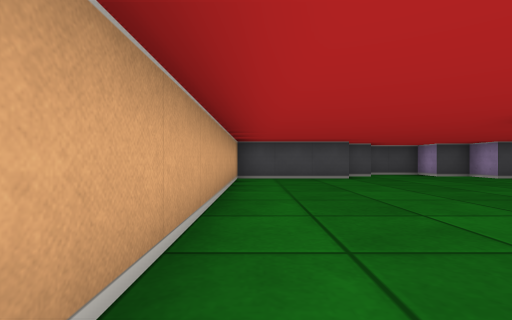
[1] (above)

16 first-person views from a walk through a cub3D maze. The camera is about half as high as the walls, looks level and sees 85° across. The floor is counted in squares. Each view is taken from the middle of a square. On the plan, view 1 faces up. The plan holds only what a view shows up to about 9 squares ahead; the rest is blank.

[2]
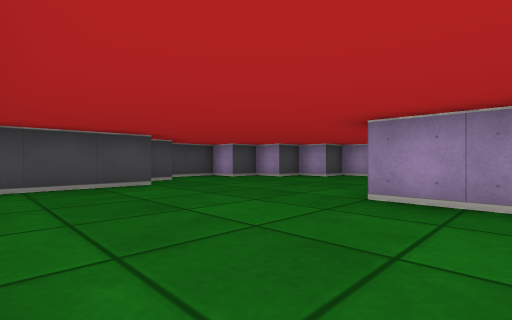

[3]
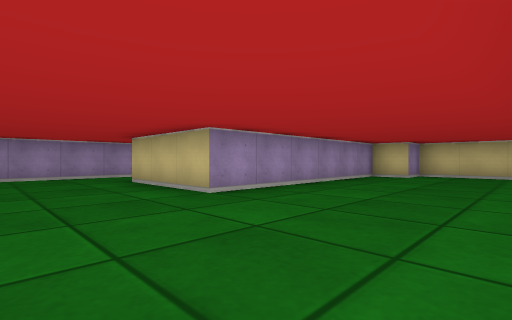

[4]
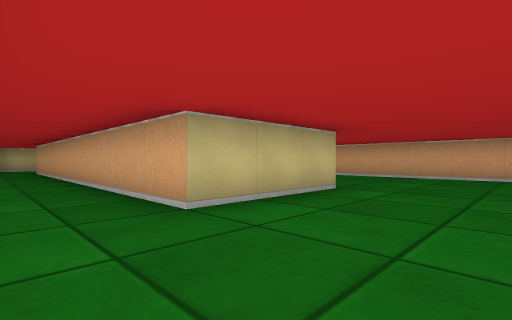

[5]
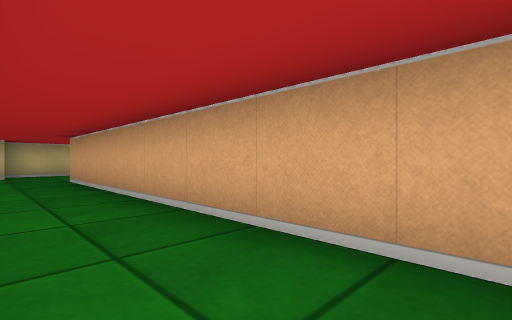

[6]
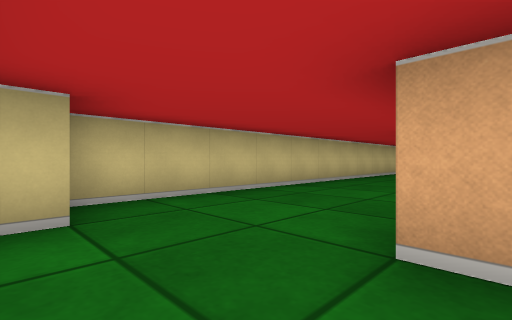

[7]
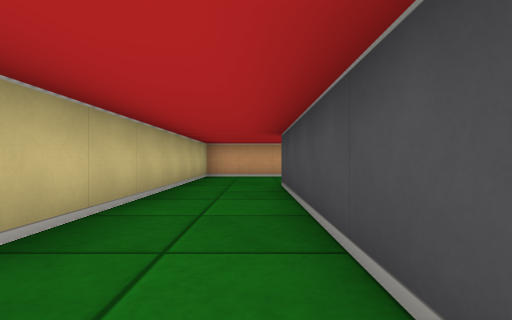

[8]
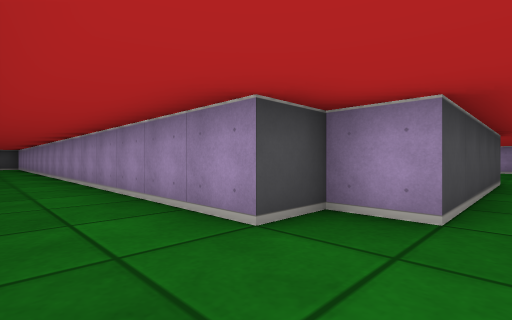

[9]
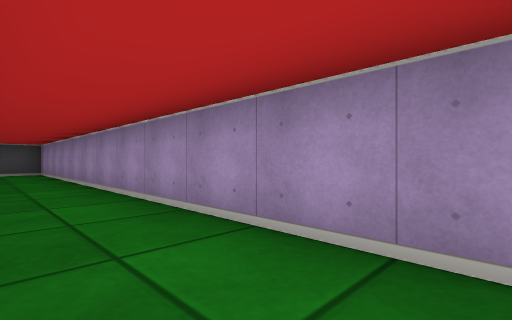

[10]
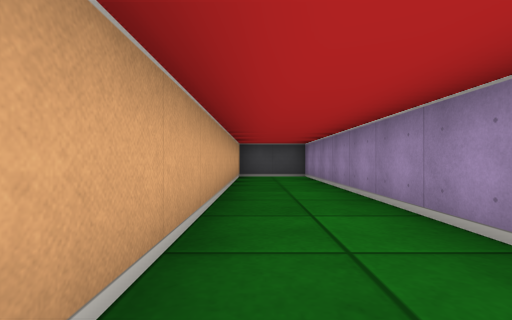

[11]
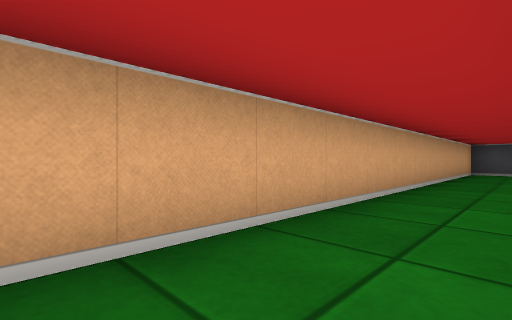

[12]
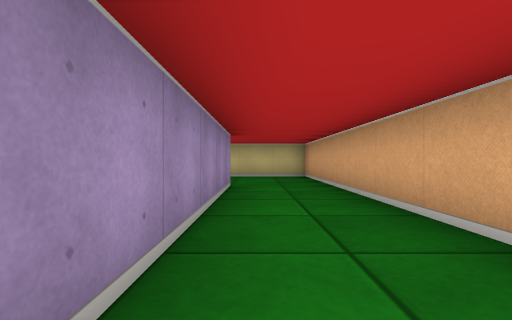

[13]
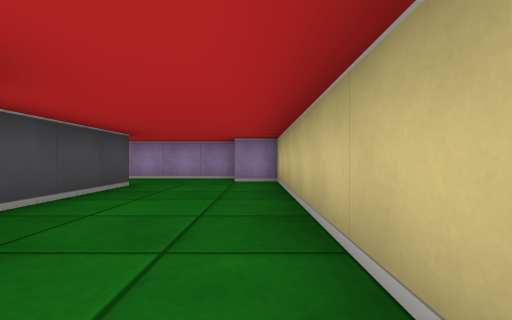

[14]
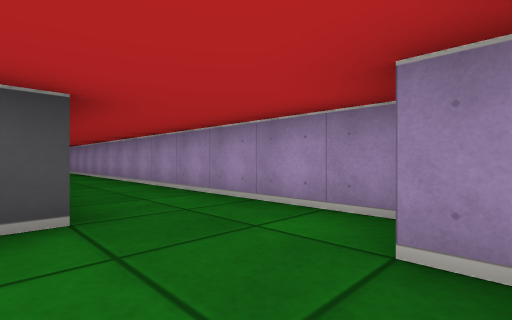

[15]
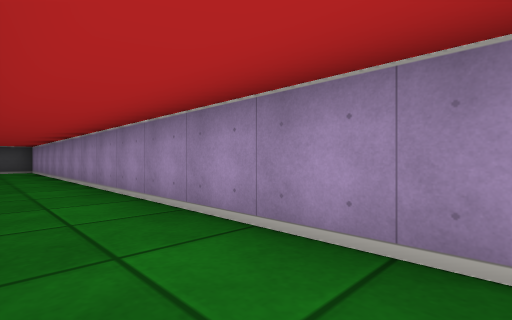

[16]
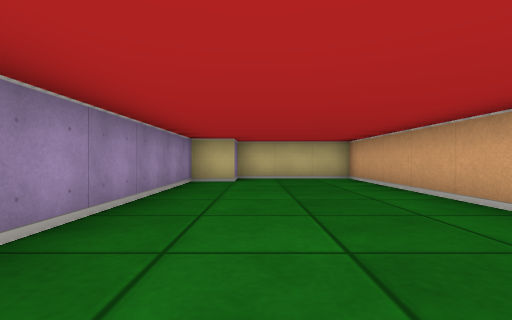

### Floor plan
Points are (right, up) in squares from view 1. A wall is a line through its corners. A room is listed if a view was taken in it or the views show most of it. See-through windows are left out.
Room 1 (views 1, 2, 3, 4, 5, 6, 7, 8, 9, 10, 11, 12, 13, 14, 15, 16)
walls: (2.5, -7.5) (-2.5, -7.5) (-2.5, -6.5) (-3.5, -6.5) (-3.5, 10.5) (-5.5, 10.5) (-5.5, -1); (2.6, 7.5) (-0.5, 7.5) (-0.5, -3.5) (2.5, -3.5) (2.5, -2.5) (3.5, -2.5) (3.5, 3.5) (6.5, 3.5) (6.5, -6.5) (3.6, -6.5); (-5.5, -2.6) (-5.5, -9.5) (7.5, -9.5) (7.5, -8.5) (8, -8.5); (3.6, 8.5) (2.8, 8.5); (8.2, 6.5) (7.5, 6.5) (7.5, 7.2); (7.2, 7.5) (6.5, 7.5) (6.5, 8.5) (5.5, 8.5) (5.5, 9.2); (5.2, 9.5) (4, 9.5); (8.5, -8.5) (8.5, 6.2)

Positions as (right, up) in squares from view 1, and headings:
1: (0, 0), facing up
2: (0, 2), facing up-right
3: (0, 6), facing down-right
4: (8, 6), facing down-left
5: (8, 1), facing down-left
6: (8, -6), facing down-left
7: (3, -8), facing left
8: (-5, -8), facing up-right
9: (-5, -1), facing up-right
10: (-5, 2), facing up
11: (-4, -1), facing up-left
12: (-4, -1), facing down
13: (1, -9), facing right
14: (6, -9), facing up-right
15: (7, -7), facing up-right
16: (2, 4), facing down
